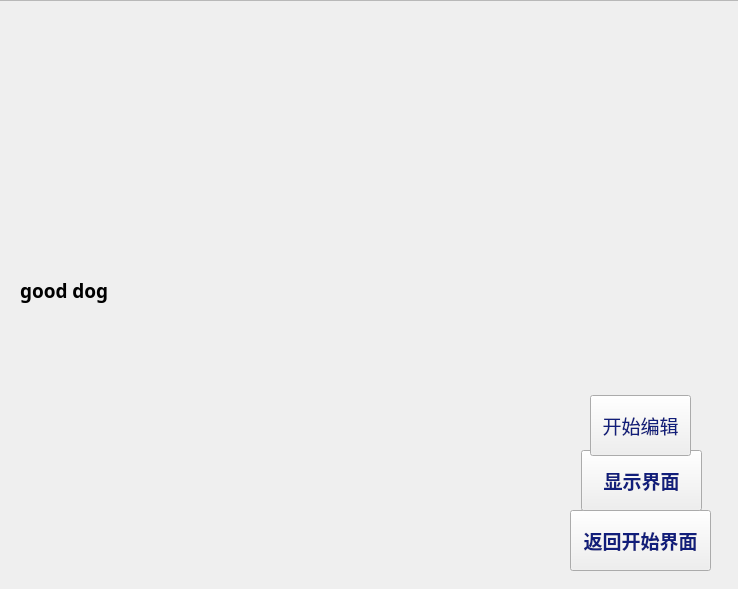
<?xml version="1.0" encoding="UTF-8"?>
<ui version="4.0">
 <class>scene_edit</class>
 <widget class="QWidget" name="scene_edit">
  <property name="geometry">
   <rect>
    <x>0</x>
    <y>0</y>
    <width>738</width>
    <height>589</height>
   </rect>
  </property>
  <property name="windowTitle">
   <string>Form</string>
  </property>
  <property name="styleSheet">
   <string notr="true">scene_edit{
rgb(131, 212, 255)
}</string>
  </property>
  <widget class="QFrame" name="frame">
   <property name="geometry">
    <rect>
     <x>-10</x>
     <y>0</y>
     <width>751</width>
     <height>591</height>
    </rect>
   </property>
   <property name="font">
    <font>
     <family>站酷庆科追梦体</family>
     <pointsize>14</pointsize>
     <weight>75</weight>
     <bold>true</bold>
    </font>
   </property>
   <property name="styleSheet">
    <string notr="true">#frame{
	border-image: url(:/new/prefix1/background.png);

}</string>
   </property>
   <property name="frameShape">
    <enum>QFrame::StyledPanel</enum>
   </property>
   <property name="frameShadow">
    <enum>QFrame::Raised</enum>
   </property>
   <widget class="QLabel" name="label">
    <property name="geometry">
     <rect>
      <x>30</x>
      <y>10</y>
      <width>451</width>
      <height>561</height>
     </rect>
    </property>
    <property name="text">
     <string>good dog</string>
    </property>
   </widget>
   <widget class="QPushButton" name="pushButton">
    <property name="geometry">
     <rect>
      <x>580</x>
      <y>510</y>
      <width>141</width>
      <height>61</height>
     </rect>
    </property>
    <property name="styleSheet">
     <string notr="true">border-image: url(:/new/prefix1/the-button-859346_960_720.png);
color: rgb(17, 30, 123);
font: 75 14pt &quot;站酷庆科追梦体&quot;;</string>
    </property>
    <property name="text">
     <string>返回开始界面</string>
    </property>
   </widget>
   <widget class="QPushButton" name="pushButton_3">
    <property name="geometry">
     <rect>
      <x>591</x>
      <y>450</y>
      <width>121</width>
      <height>61</height>
     </rect>
    </property>
    <property name="styleSheet">
     <string notr="true">border-image: url(:/new/prefix1/the-button-859346_960_720.png);
color: rgb(17, 30, 123);
font: 75 14pt &quot;站酷庆科追梦体&quot;;</string>
    </property>
    <property name="text">
     <string>显示界面</string>
    </property>
   </widget>
   <widget class="QPushButton" name="pushButton_2">
    <property name="geometry">
     <rect>
      <x>600</x>
      <y>395</y>
      <width>101</width>
      <height>61</height>
     </rect>
    </property>
    <property name="font">
     <font>
      <family>站酷庆科追梦体</family>
      <pointsize>14</pointsize>
      <weight>9</weight>
      <italic>false</italic>
      <bold>false</bold>
     </font>
    </property>
    <property name="styleSheet">
     <string notr="true">border-image: url(:/new/prefix1/the-button-859346_960_720.png);
color: rgb(17, 30, 123);
font: 75 14pt &quot;站酷庆科追梦体&quot;;</string>
    </property>
    <property name="text">
     <string>开始编辑</string>
    </property>
   </widget>
  </widget>
 </widget>
 <resources/>
 <connections/>
</ui>
